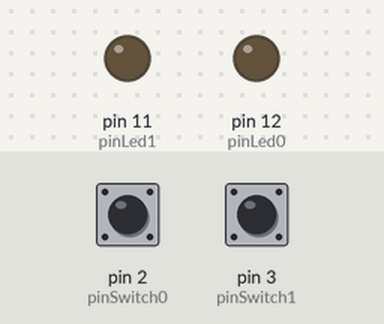
Simulated run of this sketch. Board: Arduino Uno, built with avr-gcc and run on an emulated ATmega328P. Parts: output pins drawn as LEDs (lit = HIGH). Dashed ring = blinking. The test bench sets the inputs (shaded band); at power-on: pin 2 (pinSwitch0) LOW, pin 3 (pinSwitch1) LOW.

Above: at 1.2 s.
1.3 s: pin 2 (pinSwitch0) pulled HIGH for 3.2 s
At 5.0 s:
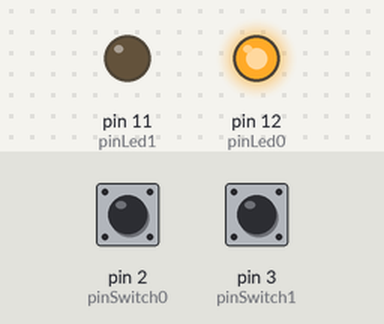
6.0 s: pin 3 (pinSwitch1) pulled HIGH for 0.15 s
At 6.3 s:
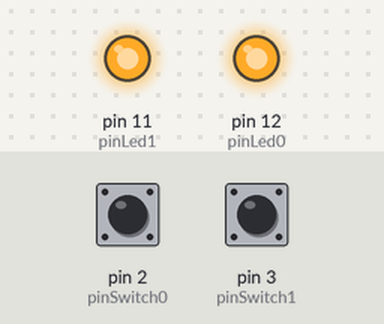
7.6 s: pin 2 (pinSwitch0) pulled HIGH for 0.15 s
At 8.7 s:
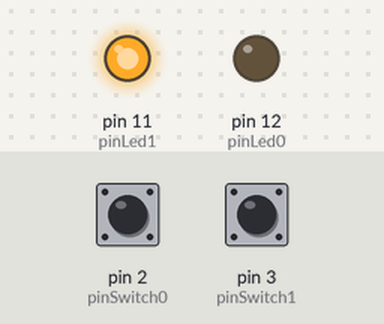
9.2 s: pin 3 (pinSwitch1) pulled HIGH for 3.2 s
At 10.1 s:
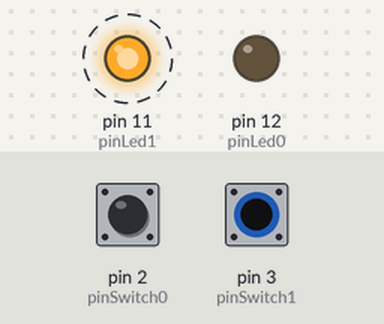
Timing chart, 0 to 13.7 s (numbered marks = the images above; inputs shaded):
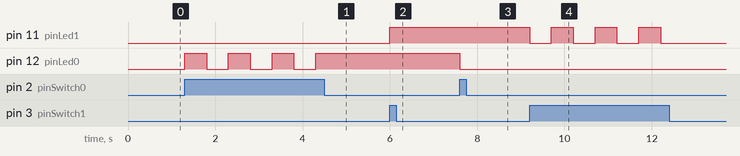

Measured:
- after the input at 1.3 s, pin 12 (pinLed0): alternates HIGH for 0.50 s and LOW for 0.50 s, 7 changes in all, then stays HIGH, starting at once
- after the input at 6.0 s, pin 11 (pinLed1): LOW → HIGH at once
- after the input at 7.6 s, pin 12 (pinLed0): HIGH → LOW at once
- after the input at 9.2 s, pin 11 (pinLed1): alternates HIGH for 0.50 s and LOW for 0.50 s, 7 changes in all, then stays LOW, starting at once

The sketch:

09_switch_led.ino
```cpp
int pinLed0 = 12;
int pinLed1 = 11;
int pinSwitch0 = 2;
int pinSwitch1 = 3;

void setup() {
  Serial.begin(115200);
  pinMode(pinLed0, OUTPUT);
  pinMode(pinLed1, OUTPUT);
  pinMode(pinSwitch0, INPUT);
  pinMode(pinSwitch1, INPUT);
}

void loop() {
  if (digitalRead(pinSwitch0) == HIGH) {
    if (digitalRead(pinLed0) == LOW) {
      digitalWrite(pinLed0, HIGH);
    } else {
      digitalWrite(pinLed0, LOW);
    }
    delay(500);
  }

  if (digitalRead(pinSwitch1) == HIGH) {
    if (digitalRead(pinLed1) == LOW) {
      digitalWrite(pinLed1, HIGH);
    } else {
      digitalWrite(pinLed1, LOW);
    }
    delay(500);
  }
}
```
